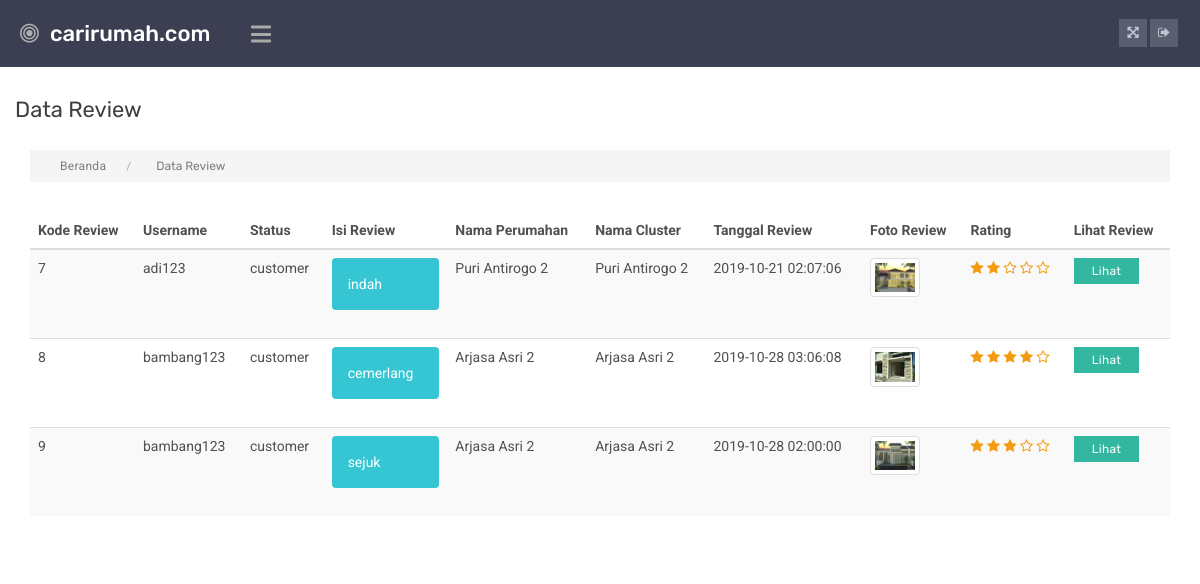
Screenshot of /user/developer/index.php?p=review/review (signed in) with the database file from the repository.
### tables this page shows
CREATE TABLE `review` (
  `KD_REV` int(4) NOT NULL,
  `KD_CLUSTER` int(4) NOT NULL,
  `USERNAME` varchar(20) NOT NULL,
  `PENERIMA_REV` varchar(20) NOT NULL,
  `ISI_REV` varchar(100) DEFAULT NULL,
  `TGLWAKTU_REV` datetime DEFAULT NULL,
  `FOTO_REV` varchar(100) DEFAULT NULL,
  `RATING` int(1) DEFAULT NULL
);

CREATE TABLE `user` (
  `USERNAME` varchar(20) NOT NULL,
  `EMAIL` varchar(100) DEFAULT NULL,
  `PASSWORD` varchar(50) DEFAULT NULL,
  `STATUS` varchar(11) DEFAULT NULL,
  `NAMA_LENGKAP` varchar(100) DEFAULT NULL,
  `TGL_LAHIR` date DEFAULT NULL,
  `JENIS_KELAMIN` varchar(20) DEFAULT NULL,
  `FOTO` varchar(100) DEFAULT NULL
);

CREATE TABLE `perum` (
  `KD_PERUM` int(4) NOT NULL,
  `KD_PT` int(4) NOT NULL,
  `NAMA_PERUM` varchar(100) DEFAULT NULL,
  `LOKASI` varchar(100) DEFAULT NULL,
  `GAMBAR_PERUM` varchar(100) DEFAULT NULL
);

CREATE TABLE `cluster` (
  `KD_CLUSTER` int(4) NOT NULL,
  `KD_PERUM` int(4) NOT NULL,
  `NAMA_CLUSTER` varchar(100) DEFAULT NULL,
  `TIPE` int(4) DEFAULT NULL,
  `LUAS_TANAH` int(4) DEFAULT NULL,
  `STOK` int(4) DEFAULT NULL,
  `HARGA` bigint(20) DEFAULT NULL,
  `FASILITAS` varchar(1000) DEFAULT NULL,
  `GAMBAR` varchar(100) DEFAULT NULL,
  `GAMBAR1` varchar(100) DEFAULT NULL,
  `GAMBAR2` varchar(100) DEFAULT NULL
);

### user/developer/pages/review/review.php (the view, shortened to what this page needs)
<body>
  <?php
  include 'lib/koneksi.php';
  ?>
<div class="panel-content">
          <div class="main-title-sec">
               <div class="row">
                   <div class="col-md-12 column">
                    </div>
                    <div class="col-md-20 column">
                         <div class="heading-profile">
                              <h2>Data Review</h2>
                         </div>
                    </div>
               </div>
          </div>
          <ul class="breadcrumbs">
               <li><a href="#" title="">Beranda</a></li>
               <li>Data Review</li>
          </ul>
          <div class="main-content-area">
               <div class="row">
                    <div class="col-md-12">
                         <div class="streaming-table">
                                   <table id="buku" class='table table-responsive table-responsive table-striped table-hover'>
                                    <thead>
                                        <tr>
                                        <th>Kode Review</th>
                                          <th>Username</th>
                                          <th>Status</th>
                                          <th>Isi Review</th>
                                          <th>Nama Perumahan</th>
                                          <th>Nama Cluster</th>
                                          <th>Tanggal Review</th>
                                          <th>Foto Review</th>
                                          <th>Rating</th>
                                          <th>Lihat Review</th>
                                        </tr>
                                    </thead>
                                    <tbody>
                                        <?php
                                          $query = mysqli_query($konek, "SELECT *
                                          FROM review
                                          INNER JOIN cluster
                                          ON review.KD_CLUSTER=cluster.KD_CLUSTER
                                          INNER JOIN perum
                                          ON cluster.KD_PERUM=perum.KD_PERUM
                                          INNER JOIN user
                                          ON user.USERNAME=review.USERNAME
                                          WHERE review.PENERIMA_REV='$USERNAME'");
                          while ($data = mysqli_fetch_assoc($query))
                                    {
                                        ?>
                                        <tr>
                                        <td><?php echo $data['KD_REV']; ?></td>
                                        <td><?php echo $data['USERNAME']; ?></td>
                                        <td><?php echo $data['STATUS']; ?></td>
                                            <td>
                                                <?php
                                                    $text = $data['ISI_REV'];
                                                    $strip = strip_tags(stripcslashes($text), '<a>');
                                                ?>
                                                <div role="alert" class="alert color skyblue-bg">
                                                    <?php
                                                        echo substr($strip, 0, 80);
                                                    ?>
                                                </div>
                                            </td>
                                            <td><?php echo $data['NAMA_PERUM']; ?></td>
                                            <td><?php echo $data['NAMA_CLUSTER']; ?></td>
                                            <td><?php echo $data['TGLWAKTU_REV']; ?></td>
                                            <td>
                                                <a data-fancybox="gallery" href="../../home/img/<?php echo $data['FOTO_REV']; ?>">
                                                    <img src="../../home/img/<?php echo $data['FOTO_REV']; ?>" class="img-thumbnail img-responsive" alt="img" style="width:50px;">
                                                </a>
                                            </td>
                                            <td>
                                                <?php
                                                    $x = $data['RATING'];
                                                    $j = 5-$x;
                                                    for ($i=0; $i<$x ; $i++) {
                                                ?>
                                                <i class="fa fa-star" style="color:#f39c12;"></i>
                                                <?php } for ($i=0; $i<$j ; $i++) { ?>
                                                <i class="fa fa-star-o" style="color:#f39c12;"></i>
                                                <?php } ?>
                                            </td>
                                            <td>
                                            <a href="#"  data-toggle="modal" data-target="#myModal1<?php echo $data['KD_REV']; ?>" class="c-btn small green-bg buzz delete_button">Lihat</a>
                                            </td>
                                        </tr>
                              </div>
                         </div>
                    </div>
            <?php
          }
          ?>
      </body>
</html>

### user/developer/css/responsive.css (style rules this page uses)
@media (max-width: 1366px) { .heading-profile > h2 { font-size: 22px; } }

### rows the page displays
review: KD_REV "7", USERNAME.USERNAME "adi123", USERNAME.STATUS "customer", ISI_REV "indah", perum.NAMA_PERUM "Puri Antirogo 2", KD_CLUSTER.NAMA_CLUSTER "Puri Antirogo 2", TGLWAKTU_REV "2019-10-21 02:07:06", FOTO_REV (picture), RATING 2 (drawn)
review: KD_REV "8", USERNAME.USERNAME "bambang123", USERNAME.STATUS "customer", ISI_REV "cemerlang", perum.NAMA_PERUM "Arjasa Asri 2", KD_CLUSTER.NAMA_CLUSTER "Arjasa Asri 2", TGLWAKTU_REV "2019-10-28 03:06:08", FOTO_REV (picture), RATING 4 (drawn)
review: KD_REV "9", USERNAME.USERNAME "bambang123", USERNAME.STATUS "customer", ISI_REV "sejuk", perum.NAMA_PERUM "Arjasa Asri 2", KD_CLUSTER.NAMA_CLUSTER "Arjasa Asri 2", TGLWAKTU_REV "2019-10-28 02:00:00", FOTO_REV (picture), RATING 3 (drawn)
